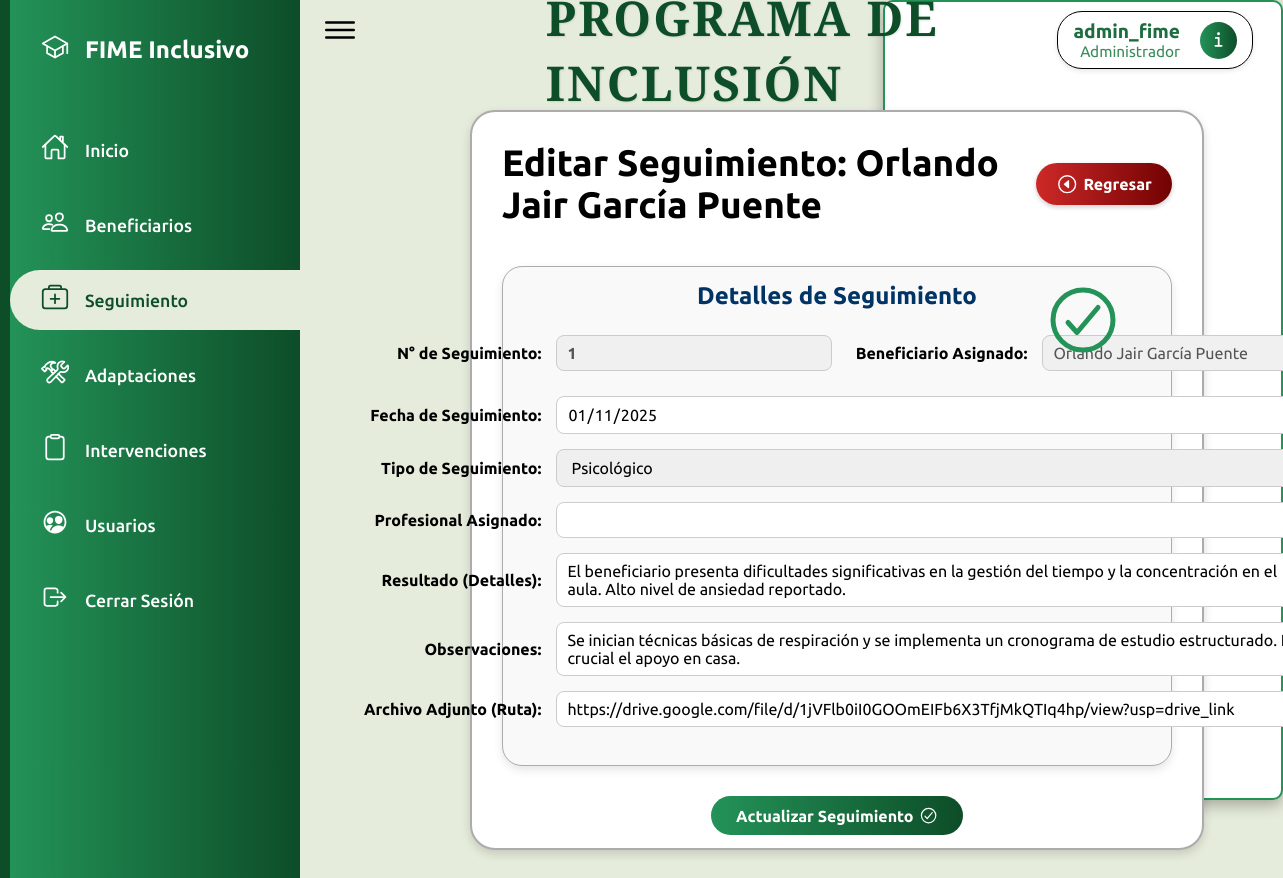
The page /modules/diagnosticos/editar_diagnosticos.php?id=1 (signed in) on the database its author committed.
### tables this page shows
CREATE TABLE `diagnosticos` (
  `id_diagnostico` int(11) NOT NULL,
  `beneficiario_id` int(11) NOT NULL,
  `profesional_id` int(11) DEFAULT NULL,
  `fecha_diagnostico` date NOT NULL,
  `tipo_diagnostico` varchar(100) NOT NULL,
  `numero_diagnostico` int(10) UNSIGNED DEFAULT NULL,
  `resultado` text NOT NULL,
  `observaciones` text DEFAULT NULL,
  `archivo_adjunto` varchar(255) DEFAULT NULL
);

### modules/diagnosticos/editar_diagnosticos.php (the view, shortened to what this page needs)
<?php
$user = $_SESSION['usuarioingresando'];
include '../../config/db.php';
$id_diagnostico = intval($_GET['id']);
$query = "SELECT d.*, d.numero_diagnostico, -- Agregamos el campo de numeración
CONCAT(b.nombre, ' ', b.apellido_paterno, ' ', IFNULL(b.apellido_materno, '')) AS beneficiario_nombre
FROM diagnosticos d
INNER JOIN beneficiarios b ON b.id_beneficiario = d.beneficiario_id
WHERE d.id_diagnostico = ?";
$stmt = mysqli_prepare($conex, $query);
mysqli_stmt_bind_param($stmt, "i", $id_diagnostico);
mysqli_stmt_execute($stmt);
$result = mysqli_stmt_get_result($stmt);
$diagnostico = mysqli_fetch_assoc($result);
$beneficiario_id = $diagnostico['beneficiario_id'];
$beneficiario_nombre = $diagnostico['beneficiario_nombre'];
?>
<!DOCTYPE html>
<html lang="es">
<head>
    <link rel="stylesheet" href="../../assets/css/sidebar.css">
    <link rel="stylesheet" href="https://cdnjs.cloudflare.com/ajax/libs/font-awesome/5.15.4/css/all.min.css">
</head>
<body>
    <?php
    $currentPage = basename($_SERVER['PHP_SELF']);
    ?>
    <div class="container">
        <div class="navigation">
            <ul>
                <li>
                    <a href="#">
                        <span class="icon">
                            <ion-icon name="school-outline"></ion-icon>
                        </span>
                        <span class="title">FIME Inclusivo</span>
                    </a>
                </li>
                <li class="<?php echo ($currentPage == 'dashboard.php') ? 'active' : ''; ?>">
                    <a href="../../modules/auth/dashboard.php" data-tooltip="Inicio">
                        <span class="icon"><ion-icon name="home-outline"></ion-icon></span>
                        <span class="title">Inicio</span>
                    </a>
                </li>
                <?php
                $beneficiariosPages = ['index_beneficiarios.php', 'crear_beneficiarios.php', 'editar_beneficiarios.php', 'ver_beneficiarios.php'];
                ?>
                <li class="<?php echo in_array($currentPage, $beneficiariosPages) ? 'active' : ''; ?>">
                    <a href="../../modules/beneficiarios/index_beneficiarios.php" data-tooltip="Beneficiarios">
                        <span class="icon"><ion-icon name="people-outline"></ion-icon></span>
                        <span class="title">Beneficiarios</span>
                    </a>
                </li>
                <?php
                $diagnosticosPages = ['index_diagnosticos.php', 'crear_diagnosticos.php', 'editar_diagnosticos.php', 'historico_diagnosticos.php', 'ver_diagnosticos.php'];
                ?>
                <li class="<?php echo in_array($currentPage, $diagnosticosPages) ? 'active' : ''; ?>">
                    <a href="../../modules/diagnosticos/index_diagnosticos.php" data-tooltip="Diagnósticos">
                        <span class="icon"><ion-icon name="medkit-outline"></ion-icon></span>
                        <span class="title">Seguimiento</span>
                    </a>
                </li>
                <?php
                $adaptacionesPages = ['index_adaptaciones.php', 'crear_adaptaciones.php', 'editar_adaptaciones.php', 'historico_adaptaciones.php', 'ver_adaptaciones.php'];
                ?>
                <li class="<?php echo in_array($currentPage, $adaptacionesPages) ? 'active' : ''; ?>">
                    <a href="../../modules/adaptaciones/index_adaptaciones.php" data-tooltip="Adaptaciones">
                        <span class="icon"><ion-icon name="construct-outline"></ion-icon></span>
                        <span class="title">Adaptaciones</span>
                    </a>
                </li>
                <?php
                $intervencionesPages = ['index_intervenciones.php', 'crear_intervenciones.php', 'editar_intervenciones.php', 'historico_intervenciones.php', 'ver_intervenciones.php'];
                ?>
                <li class="<?php echo in_array($currentPage, $intervencionesPages) ? 'active' : ''; ?>">
                    <a href="../../modules/intervenciones/index_intervenciones.php" data-tooltip="Intervenciones">
                        <span class="icon"><ion-icon name="clipboard-outline"></ion-icon></span>
                        <span class="title">Intervenciones</span>
                    </a>
                </li>
                <?php
                if (isset($_SESSION['rol']) && $_SESSION['rol'] === 'Administrador') {
                    $usuariosPages = ['index_usuarios.php', 'crear_usuarios.php', 'editar_usuarios.php', 'ver_usuarios.php'];
                ?>
                    <li class="<?php echo in_array($currentPage, $usuariosPages) ? 'active' : ''; ?>">
                        <a href="../../modules/usuarios/index_usuarios.php" data-tooltip="Usuarios">
                            <span class="icon"><ion-icon name="people-circle-outline"></ion-icon></span>
                            <span class="title">Usuarios</span>
                        </a>
                    </li>
                <?php
                }
                ?>
                <li>
                    <a href="#" onclick="showLogoutModal()" data-tooltip="Cerrar Sesión">
                        <span class="icon">
                            <ion-icon name="log-out-outline"></ion-icon>
                        </span>
                        <span class="title">Cerrar Sesión</span>
                    </a>
                </li>
            </ul>
        </div>
    </div>
    <div class="main">
        <div class="topbar">
            <div class="toggle">
                <ion-icon name="menu-outline"></ion-icon>
            </div>
            <h2 class="page-title">PROGRAMA DE INCLUSIÓN</h2>
            <div class="user-box">
                <div class="user-info">
                    <div class="user-name"><?php echo htmlspecialchars($user); ?></div>
                    <div class="user-role"><?php echo htmlspecialchars($_SESSION['rol']); ?></div>
                </div>
                <button class="info-btn" onclick="mostrarInfo()">
                    <ion-icon name="information-outline"></ion-icon>
                </button>
            </div>
        </div>
        <div class="diagnosticos-container" style="min-height: 85vh;">
            <div class="header-section">
                <h2 class="section-title">Editar Seguimiento: <?php echo htmlspecialchars($beneficiario_nombre); ?></h2>
                <a href="historico_diagnosticos.php?id=<?php echo $beneficiario_id; ?>" class="btn-regresar">
                    <ion-icon name="caret-back-circle-outline"></ion-icon> Regresar
                </a>
            </div>
            <div class="form-pagination-container" style="min-height: 500px;">
                <form id="beneficiaryForm" action="actualizar_diagnostico.php" method="POST" onsubmit="return false;">
                    <div class="form-page is-active" data-page="1">
                        <h3>Detalles de Seguimiento</h3>
                        <div class="readonly-fields-group" style="display: flex; gap: 15px; margin-bottom: 10px;">
                            <label style="flex: 1;">
                                <span>N° de Seguimiento:</span>
                                <input type="text" value="<?php echo htmlspecialchars($diagnostico['numero_diagnostico'] ?? 'N/A'); ?>" readonly style="background-color: #f0f0f0; font-weight: 700;">
                            </label>
                            <label style="flex: 2;">
                                <span>Beneficiario Asignado:</span>
                                <input type="text" value="<?php echo htmlspecialchars($beneficiario_nombre); ?>" readonly style="background-color: #f0f0f0;">
                            </label>
                        </div>
                        <label><span>Fecha de Seguimiento:</span><input type="date" name="fecha_diagnostico" value="<?php echo htmlspecialchars($diagnostico['fecha_diagnostico'] ?? ''); ?>" required></label>
                        <label><span>Tipo de Seguimiento:</span>
                            <select name="tipo_diagnostico" required>
                                <option value="Psicológico" <?php echo ($diagnostico['tipo_diagnostico'] ?? '') == 'Psicológico' ? 'selected' : ''; ?>>Psicológico</option>
                            </select>
                        </label>
                        <label><span>Profesional Asignado:</span>
                            <input type="text" name="profesional_asignado_nombre" list="profesionales-list" id="profesionalAsignadoNombre" value="<?php
                                $profesional_nombre = '';
                                echo htmlspecialchars($profesional_nombre);
                            ?>" required>
                        </label>
                        <label><span>Resultado (Detalles):</span><textarea name="resultado" required placeholder="Descripción detallada del seguimiento y hallazgos."><?php echo htmlspecialchars($diagnostico['resultado'] ?? ''); ?></textarea></label>
                        <label><span>Observaciones:</span><textarea name="observaciones" placeholder="Recomendaciones, próximos pasos o notas adicionales."><?php echo htmlspecialchars($diagnostico['observaciones'] ?? ''); ?></textarea></label>
                        <label><span>Archivo Adjunto (Ruta):</span><input type="text" name="archivo_adjunto" value="<?php echo htmlspecialchars($diagnostico['archivo_adjunto'] ?? ''); ?>" placeholder="Ruta o nombre del archivo adjunto (opcional)"></label>
                    </div>
                </form>
            </div>
            <div class="pagination-buttons">
                <button type="button" class="btn-pagination btn-next" id="submitDiagnosisBtn">
                    Actualizar Seguimiento <ion-icon name="checkmark-circle-outline"></ion-icon>
                </button>
            </div>
        </div>
    </div>
        <div class="modal-content success">
            <div class="modal-body">
                <ion-icon name="checkmark-circle-outline" class="success-icon"></ion-icon>
                <h2 class="success-title">¡Actualización Exitosa!</h2>
                <p>Los cambios del seguimiento se han guardado correctamente.</p>
                <p>Serás redirigido al historial de seguimiento en 3 segundos.</p>
            </div>
        </div>
</body>
</html>

### modules/diagnosticos/editar_diagnosticos.php (style rules this page uses)
.diagnosticos-container { margin: 30px auto; margin-top: 50px; margin-left: 170px; margin-right: 10px; margin-bottom: 90px; padding: 30px; border: 1px solid #000; background: white; border: 2px solid #adabab; border-radius: 25px; box-shadow: 0 4px 10px rgba(0, 0, 0, 0.15); width: calc(95% - 200px); min-height: 95px; height: 740px; display: flex; flex-direction: column; }

### rows shown on the page
diagnosticos: numero_diagnostico "1", fecha_diagnostico "01/11/2025", tipo_diagnostico "Psicológico", resultado "El beneficiario presenta dificultades significativas en la gestión del tiempo y la concentración en el aula. Alto nivel de ansiedad reportado.", observaciones "Se inician técnicas básicas de respiración y se implementa un cronograma de estudio estructurado. Es crucial el apoyo en casa.", archivo_adjunto "https://drive.google.com/file/d/1jVFlb0iI0GOOmEIFb6X3TfjMkQTIq4hp/view?usp=drive_link"

### other values the page prints
$user "admin_fime"
$_SESSION['rol'] "Administrador"
$beneficiario_nombre "Orlando Jair García Puente"
